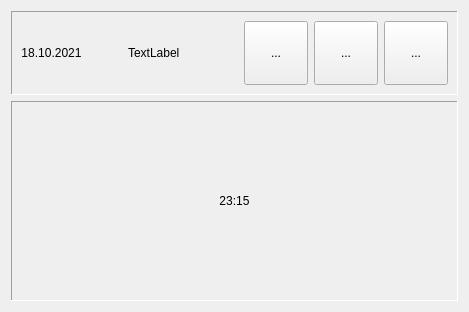
<?xml version="1.0" encoding="UTF-8"?>
<ui version="4.0">
 <class>MainDialog</class>
 <widget class="QDialog" name="MainDialog">
  <property name="geometry">
   <rect>
    <x>0</x>
    <y>0</y>
    <width>469</width>
    <height>312</height>
   </rect>
  </property>
  <property name="minimumSize">
   <size>
    <width>400</width>
    <height>300</height>
   </size>
  </property>
  <property name="windowTitle">
   <string>QClock</string>
  </property>
  <layout class="QVBoxLayout" name="verticalLayout">
   <item>
    <widget class="QFrame" name="frameDate">
     <property name="sizePolicy">
      <sizepolicy hsizetype="Preferred" vsizetype="Maximum">
       <horstretch>0</horstretch>
       <verstretch>0</verstretch>
      </sizepolicy>
     </property>
     <property name="frameShape">
      <enum>QFrame::Panel</enum>
     </property>
     <property name="frameShadow">
      <enum>QFrame::Sunken</enum>
     </property>
     <layout class="QHBoxLayout" name="horizontalLayout">
      <item>
       <widget class="QLabel" name="labelDate">
        <property name="sizePolicy">
         <sizepolicy hsizetype="Expanding" vsizetype="Maximum">
          <horstretch>0</horstretch>
          <verstretch>0</verstretch>
         </sizepolicy>
        </property>
        <property name="text">
         <string>18.10.2021</string>
        </property>
        <property name="alignment">
         <set>Qt::AlignHCenter|Qt::AlignTop</set>
        </property>
       </widget>
      </item>
      <item>
       <spacer name="horizontalSpacer_2">
        <property name="orientation">
         <enum>Qt::Horizontal</enum>
        </property>
        <property name="sizeType">
         <enum>QSizePolicy::Fixed</enum>
        </property>
        <property name="sizeHint" stdset="0">
         <size>
          <width>40</width>
          <height>20</height>
         </size>
        </property>
       </spacer>
      </item>
      <item>
       <widget class="QLabel" name="labelDayOfWeek">
        <property name="sizePolicy">
         <sizepolicy hsizetype="Expanding" vsizetype="Maximum">
          <horstretch>0</horstretch>
          <verstretch>0</verstretch>
         </sizepolicy>
        </property>
        <property name="text">
         <string>TextLabel</string>
        </property>
       </widget>
      </item>
      <item>
       <spacer name="horizontalSpacer">
        <property name="orientation">
         <enum>Qt::Horizontal</enum>
        </property>
        <property name="sizeHint" stdset="0">
         <size>
          <width>76</width>
          <height>20</height>
         </size>
        </property>
       </spacer>
      </item>
      <item>
       <widget class="QToolButton" name="toolMute">
        <property name="minimumSize">
         <size>
          <width>64</width>
          <height>64</height>
         </size>
        </property>
        <property name="text">
         <string>...</string>
        </property>
        <property name="icon">
         <iconset resource="main.qrc">
          <normaloff>:/images/mute.png</normaloff>:/images/mute.png</iconset>
        </property>
        <property name="iconSize">
         <size>
          <width>48</width>
          <height>48</height>
         </size>
        </property>
       </widget>
      </item>
      <item>
       <widget class="QToolButton" name="toolAlarms">
        <property name="minimumSize">
         <size>
          <width>64</width>
          <height>64</height>
         </size>
        </property>
        <property name="text">
         <string>...</string>
        </property>
        <property name="icon">
         <iconset resource="main.qrc">
          <normaloff>:/images/bell.png</normaloff>:/images/bell.png</iconset>
        </property>
        <property name="iconSize">
         <size>
          <width>48</width>
          <height>48</height>
         </size>
        </property>
       </widget>
      </item>
      <item>
       <widget class="QToolButton" name="toolSettings">
        <property name="minimumSize">
         <size>
          <width>64</width>
          <height>64</height>
         </size>
        </property>
        <property name="text">
         <string>...</string>
        </property>
        <property name="icon">
         <iconset resource="main.qrc">
          <normaloff>:/images/settings.png</normaloff>:/images/settings.png</iconset>
        </property>
        <property name="iconSize">
         <size>
          <width>48</width>
          <height>48</height>
         </size>
        </property>
       </widget>
      </item>
     </layout>
    </widget>
   </item>
   <item>
    <widget class="QFrame" name="frameTime">
     <property name="frameShape">
      <enum>QFrame::Panel</enum>
     </property>
     <property name="frameShadow">
      <enum>QFrame::Sunken</enum>
     </property>
     <layout class="QHBoxLayout" name="horizontalLayout_2">
      <item>
       <widget class="QLabel" name="labelTime">
        <property name="text">
         <string>23:15</string>
        </property>
        <property name="alignment">
         <set>Qt::AlignCenter</set>
        </property>
       </widget>
      </item>
     </layout>
    </widget>
   </item>
  </layout>
 </widget>
 <tabstops>
  <tabstop>toolMute</tabstop>
  <tabstop>toolAlarms</tabstop>
  <tabstop>toolSettings</tabstop>
 </tabstops>
 <resources>
  <include location="main.qrc"/>
 </resources>
 <connections/>
</ui>
